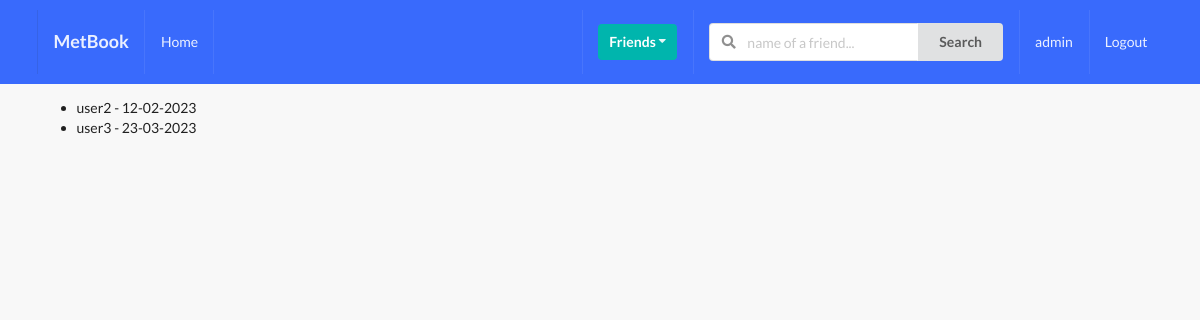
/profiles/invite_available_list (signed in), run on an earlier commit of the app's database.
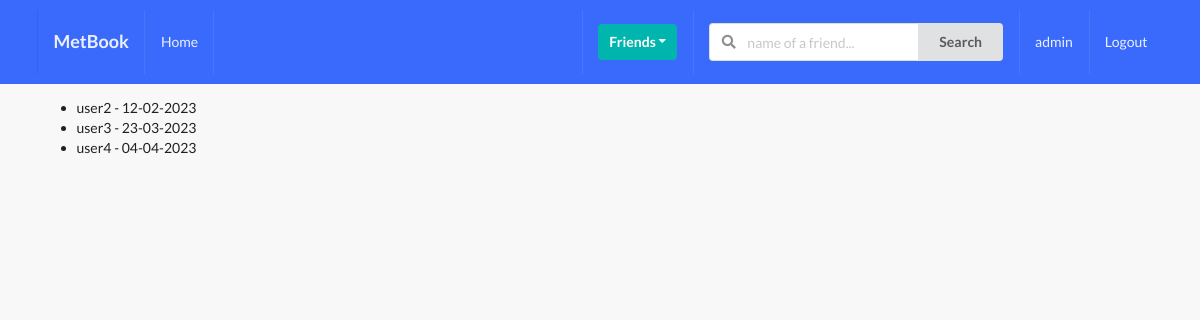
And on a later commit of the database.
### profiles_app/models.py (models this page shows, shortened)
class Profile(models.Model):
    first_name = models.CharField(max_length=250, blank = True)
    last_name = models.CharField(max_length=250, blank = True)
    user = models.OneToOneField(User, on_delete = models.CASCADE)
    bio = models.CharField(max_length=250, blank=True)
    email = models.EmailField(max_length=250, blank=True)
    image = models.ImageField(default="default.png", upload_to="images/")
    friends = models.ManyToManyField(User, blank=True, related_name="friends")
    slug = models.SlugField(unique=True, blank=True)
    created = models.DateTimeField(auto_now_add = True)
    updated = models.DateTimeField(auto_now = True)
    objects = ProfileManager()
    def __str__(self):
        return f"{self.user.username} - {self.created.strftime('%d-%m-%Y')}"

### profiles_app/views.py (the view)
# urls.py: path("invite_available_list", invite_available_list, name="invite-available-list"),
def invite_available_list(request):
    user = request.user
    qs = Profile.objects.all_profiles_available(user)
    context = {"qs":qs}
    return render(request, "profiles_app/invite_available_list.html", context)

### profiles_app/models.py (called while the page is built)
    def all_profiles_available(self, sender):
        profiles = Profile.objects.all().exclude(user=sender)
        profile = Profile.objects.get(user = sender)
        qs = Relationship.objects.filter(Q(sender = profile) | Q(receiver=profile))
        accepted = set([])
        for rel in qs:
            if rel.status == "accepted":
                accepted.add(rel.receiver)
                accepted.add(rel.sender)
        print(accepted)
        available = [profile for profile in profiles if profile not in accepted]
        print(available)
        return available

### profiles_app/templates/profiles_app/invite_available_list.html (shortened to what this page needs)
{% extends 'base.html' %}
{% block content %}
<ul>
    {% for item in qs %}
        <li>{{item}}</li>
    {% endfor %}
</ul>
{% endblock content %}

What changed in the data, as far as the page shows it:
added Profile: user+created "user4 - 04-04-2023"
